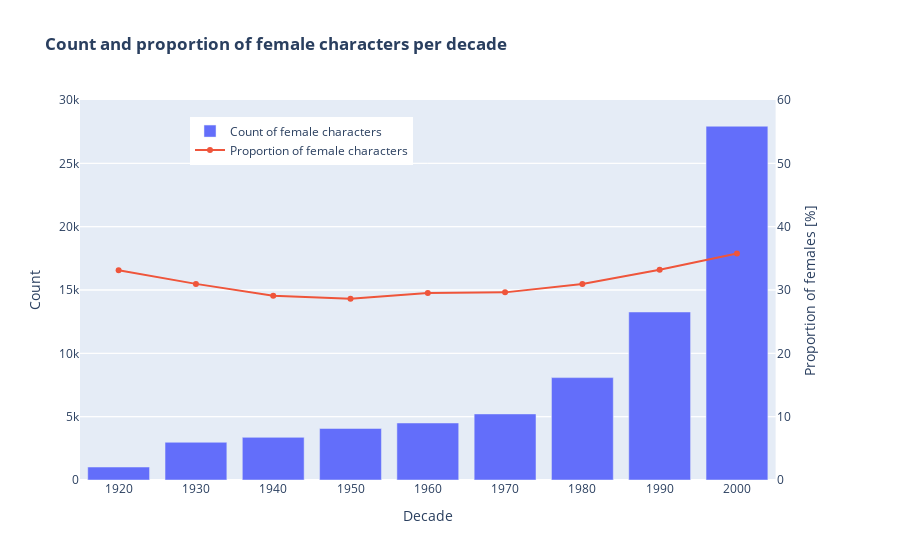

The code cell stored with this chart in its notebook:
### Markdown cell above
After observing the number of men and women per decade to observe distribution, it makes sense to focus on relative distribution, as it is not easily readable in the above plots. Thus, we plotted both the proportion and ratio of men and women in the two visualizations below.

### Code cell
#Count male and female characters per decade across all movies
gender_count_perdecade = charadata_filtered.groupby('decade').apply(lambda x : pd.Series({'M' : x[x.actor_gender == 'M'].shape[0], 
                                                                                       'F' : x[x.actor_gender == 'F'].shape[0]}))
gender_count_perdecade['proportion_f'] = gender_count_perdecade.F * 100 / (gender_count_perdecade.M + gender_count_perdecade.F)
gender_count_perdecade.reset_index(inplace = True)
gender_count_perdecade.sort_values(by = "decade", inplace = True)

# Create figure with secondary y-axis
fig = make_subplots(specs=[[{"secondary_y": True}]])

# Add traces
fig.add_trace(go.Bar(name = 'Count of female characters', x = gender_count_perdecade['decade'], y = gender_count_perdecade['F']),
    secondary_y = False,
)
fig.add_trace(go.Scatter(name = 'Proportion of female characters', x=gender_count_perdecade['decade'], y=gender_count_perdecade['proportion_f']),
    secondary_y = True,
)


# Add figure title
fig.update_layout(
    title_text="<b>Count and proportion of female characters per decade",
    legend=dict(
        yanchor="bottom",
        y=.83,
        xanchor="right",
        x=0.45
    )
)

# Set x-axis title
fig.update_xaxes(title_text="Decade")

# Set y-axes titles
fig.update_yaxes(range=[0,60],title_text="Proportion of females [%]", secondary_y=True)
fig.update_yaxes(range=[0,30000], title_text="Count", secondary_y=False)

fig.show()


FIG_NAME = 'Count_proportion_general.svg'
pio.write_image(fig, file = JPEG_PATH + FIG_NAME, format="svg")

### Figure 1 — Plotly figure (JSON) as saved in the notebook; plotly's stock layout.template omitted (floating-point values rounded to 4 significant figures)
{"data": [{"name": "Count of female characters", "type": "bar", "x": [1920, 1930, 1940, 1950, 1960, 1970, 1980, 1990, 2000], "xaxis": "x", "y": [1024, 2979, 3367, 4069, 4501, 5216, 8083, 13264, 27929], "yaxis": "y"}, {"name": "Proportion of female characters", "type": "scatter", "x": [1920, 1930, 1940, 1950, 1960, 1970, 1980, 1990, 2000], "xaxis": "x", "y": [33.12, 30.97, 29.08, 28.62, 29.52, 29.63, 30.94, 33.2, 35.76], "yaxis": "y2"}], "layout": {"legend": {"x": 0.45, "xanchor": "right", "y": 0.83, "yanchor": "bottom"}, "title": {"text": "<b>Count and proportion of female characters per decade"}, "xaxis": {"anchor": "y", "domain": [0, 0.94], "title": {"text": "Decade"}}, "yaxis": {"anchor": "x", "domain": [0, 1], "range": [0, 30000], "title": {"text": "Count"}}, "yaxis2": {"anchor": "x", "overlaying": "y", "range": [0, 60], "side": "right", "title": {"text": "Proportion of females [%]"}}}}
